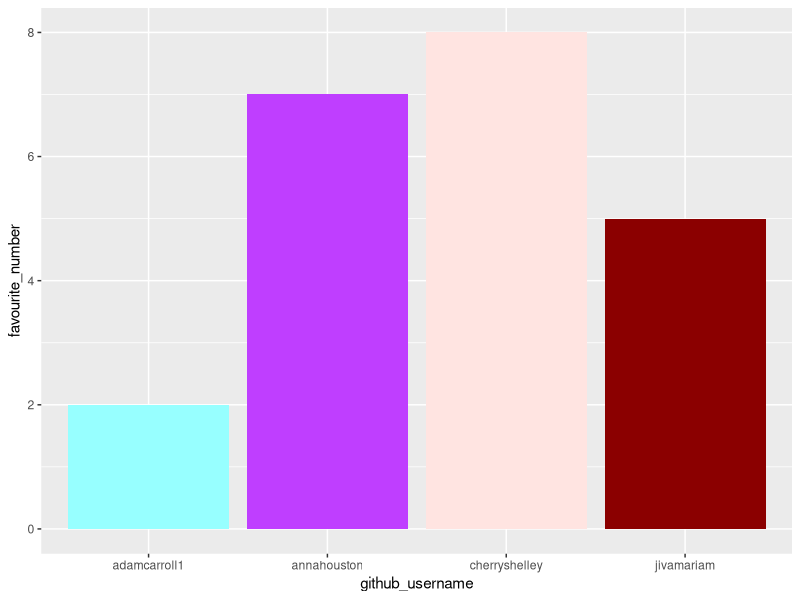

R code for this plot:
## ---- chunk 1
library(tidyverse) 
## ---- chunk 2
team_data <- tibble(
  name = c("Anna", "Michelle", "Mariam", 
           "Adam"),
  github_username = c("annahouston", "cherryshelley", "jivamariam", 
                     "adamcarroll1"), 
  colour = c("darkorchid1", "mistyrose", "darkred",
             "darkslategray1"),
  hobby = c("netball", "crocheting", "baking", 
            "rugby"),
  favourite_number = c(7, 8, 5, 2)
  )

team_data
## ---- chunk 3
p1 <- ggplot(data = team_data, 
             mapping = aes(x = github_username, 
                           y = favourite_number,
                           fill = colour), 
             ) +
   geom_col() +
   scale_fill_identity()
p1
